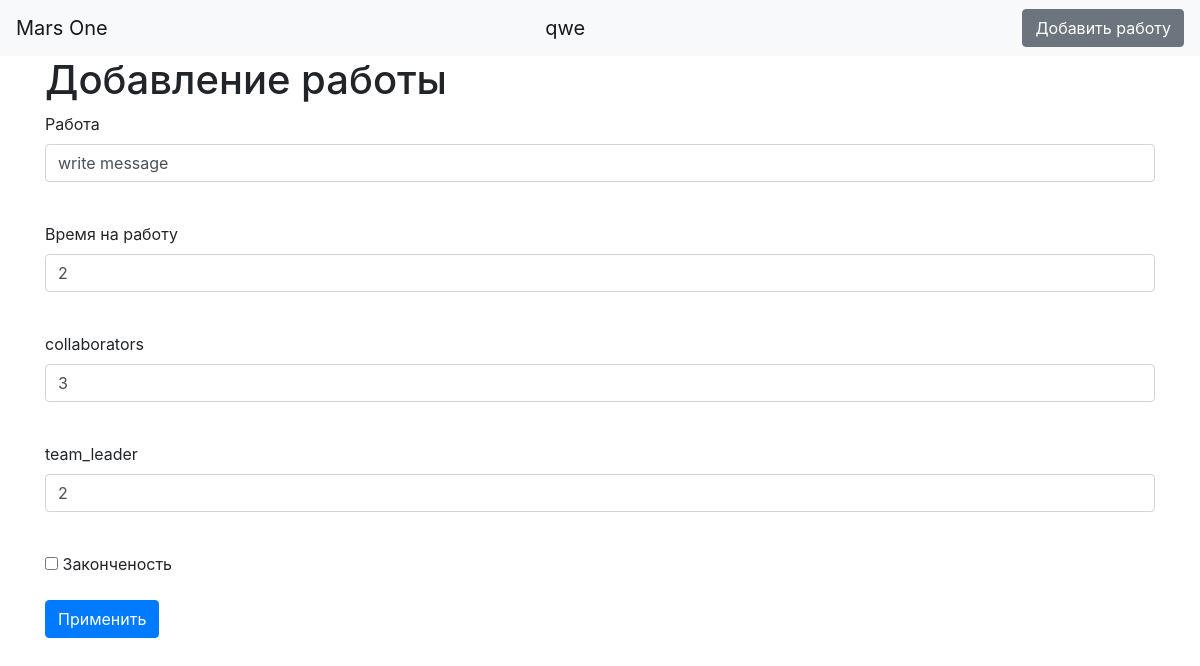
Page /jobs/2 (signed in) on the earlier database version.
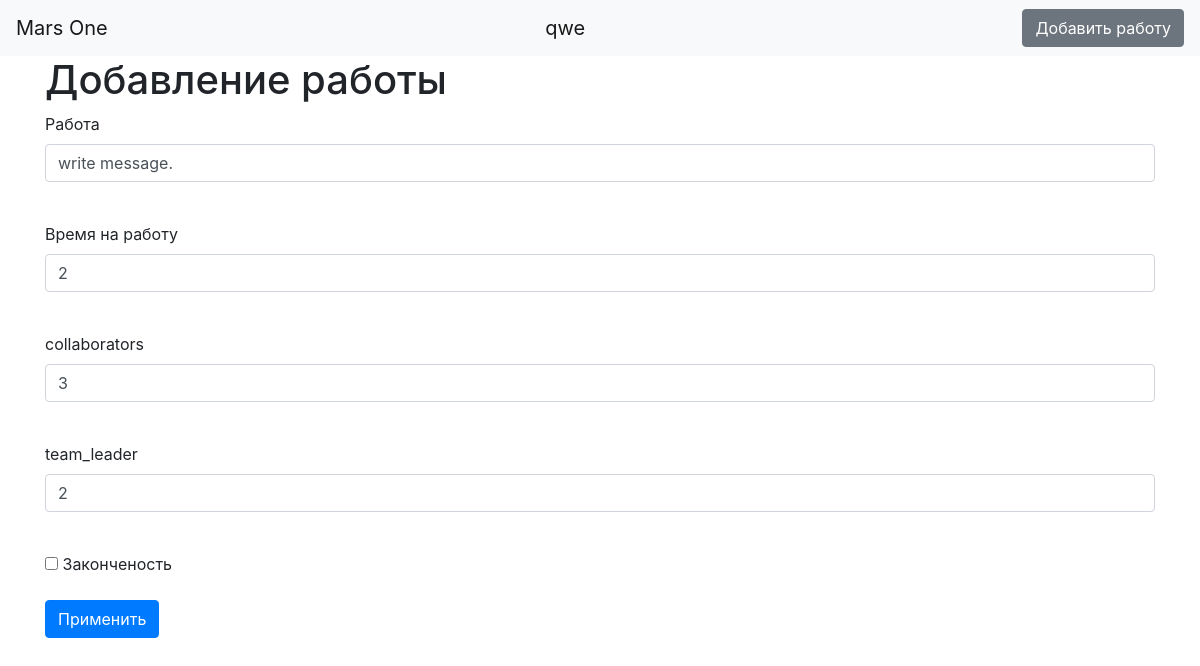
Same page on the later database version.
### data/users.py (models this page shows, shortened)
class User(SqlAlchemyBase, UserMixin):
    __tablename__ = 'users'
    id = sqlalchemy.Column(sqlalchemy.Integer,
                           primary_key=True, autoincrement=True)
    surname = sqlalchemy.Column(sqlalchemy.String, nullable=True)
    name = sqlalchemy.Column(sqlalchemy.String, nullable=True)
    age = sqlalchemy.Column(sqlalchemy.Integer, nullable=True)
    about = sqlalchemy.Column(sqlalchemy.String, nullable=True)
    position = sqlalchemy.Column(sqlalchemy.String, nullable=True)
    speciality = sqlalchemy.Column(sqlalchemy.String, nullable=True)
    address = sqlalchemy.Column(sqlalchemy.String, nullable=True)
    email = sqlalchemy.Column(sqlalchemy.String,
                              index=True, unique=True, nullable=True)
    hashed_password = sqlalchemy.Column(sqlalchemy.String, nullable=True)
    modified_date = sqlalchemy.Column(sqlalchemy.DateTime,
                                      default=datetime.datetime.now)
    job = orm.relation("Jobs", back_populates='user')

### data/jobs.py (models this page shows)
class Jobs(SqlAlchemyBase):
    __tablename__ = 'jobs'
    id = sqlalchemy.Column(sqlalchemy.Integer,
                           primary_key=True, autoincrement=True)
    team_leader = sqlalchemy.Column(sqlalchemy.Integer, nullable=True)
    job = sqlalchemy.Column(sqlalchemy.String, nullable=True)
    work_size = sqlalchemy.Column(sqlalchemy.Integer, nullable=True)
    collaborators = sqlalchemy.Column(sqlalchemy.String, nullable=True)
    start_date = sqlalchemy.Column(sqlalchemy.DateTime,
                                   default=datetime.datetime.now)
    end_date = sqlalchemy.Column(sqlalchemy.DateTime,
                                 default=datetime.datetime.now)
    is_finished = sqlalchemy.Column(sqlalchemy.Boolean)
    team_leader = sqlalchemy.Column(sqlalchemy.Integer,
                                    sqlalchemy.ForeignKey("users.id"))
    user = orm.relation('User')

### serv.py (the view, shortened to what this page needs)
@app.route('/jobs/<int:id>', methods=['GET', 'POST'])
@login_required
def edit_jobs(id):
    form = JobsForm()
    if request.method == "GET":
        session = db_session.create_session()
        news = session.query(Jobs).filter(Jobs.id == id,
                                          Jobs.user == current_user).first()
        news1 = session.query(Jobs).filter(Jobs.id == id).first()
        if news:
            form.job.data = news.job
            form.work_size.data = news.work_size
            form.collaborators.data = news.collaborators
            form.team_leader.data = news.team_leader
            form.is_finished.data = news.is_finished
        if news1:
            form.job.data = news1.job
            form.work_size.data = news1.work_size
            form.collaborators.data = news1.collaborators
            form.team_leader.data = news1.team_leader
            form.is_finished.data = news1.is_finished
        else:
            abort(404)
    return render_template('jobs.html', title='Редактирование новости', form=form)

### serv.py
class JobsForm(FlaskForm):
    job = StringField('Работа', validators=[DataRequired()])
    work_size = StringField('Время на работу', validators=[DataRequired()])
    collaborators = StringField('сollaborators', validators=[DataRequired()])
    team_leader = StringField('team_leader', validators=[DataRequired()])
    is_finished = BooleanField("Законченость")
    submit = SubmitField('Применить')

### data/db_session.py (called while the page is built)
def create_session() -> Session:
    global __factory
    return __factory()

### serv.py (called while the page is built)
@login_manager.user_loader
def load_user(user_id):
    session = db_session.create_session()
    return session.query(User).get(user_id)

### templates/jobs.html (shortened to what this page needs)
{% extends "base.html" %}
{% block content %}
<h1>Добавление работы</h1>
<form action="" method="post">
    <p>
        {{ form.job.label }}<br>
        {{ form.job(class="form-control") }}<br>
    </p>
    <p>
        {{ form.work_size.label }}<br>
        {{ form.work_size(class="form-control") }}<br>
    </p>
    <p>
        {{ form.collaborators.label }}<br>
        {{ form.collaborators(class="form-control") }}<br>
    </p>
    <p>
        {{ form.team_leader.label }}<br>
        {{ form.team_leader(class="form-control") }}<br>
    </p>
    <p>{{ form.is_finished() }} {{ form.is_finished.label }}</p>
    <p>{{ form.submit(type="submit", class="btn btn-primary") }}</p>
</form>
{% endblock %}

### templates/base.html (shortened to what this page needs)
<!doctype html>
<html lang="en">
<head>
    <link rel="stylesheet"
          href="https://stackpath.bootstrapcdn.com/bootstrap/4.4.1/css/bootstrap.min.css"
>
</head>
<body>
<header>
    <nav class="navbar navbar-light bg-light">
        <a class="navbar-brand" href="#">Mars One</a>
        {% if current_user.is_authenticated %}
        <a class="navbar-brand" href="/logout">{{ current_user.name }}</a>
        <a href="/add_job" class="btn btn-secondary">Добавить работу</a>
        {% else %}
        <p>
            <a class="btn btn-primary " href="/register">Зарегистрироваться</a>
            <a class="btn btn-success" href="/login">Войти</a>
        </p>
        {% endif %}
    </nav>
</header>
<main role="main" class="container">
    {% block content %}{% endblock %}
</main>
</body>
</html>

Differences in the rows shown:
changed Jobs: job "write message" → "write message."
